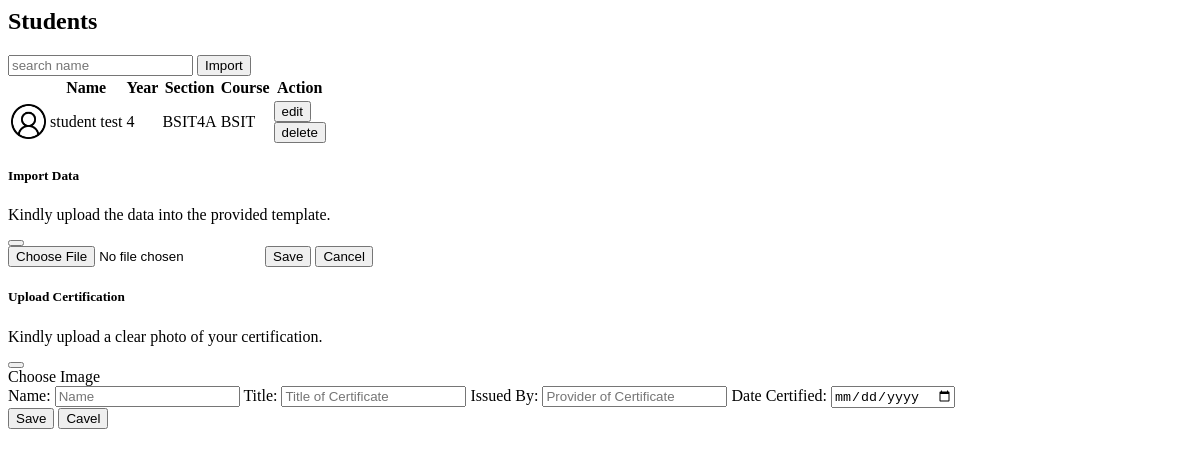
The app's page /superadmin/superadmin-students.php, older data.
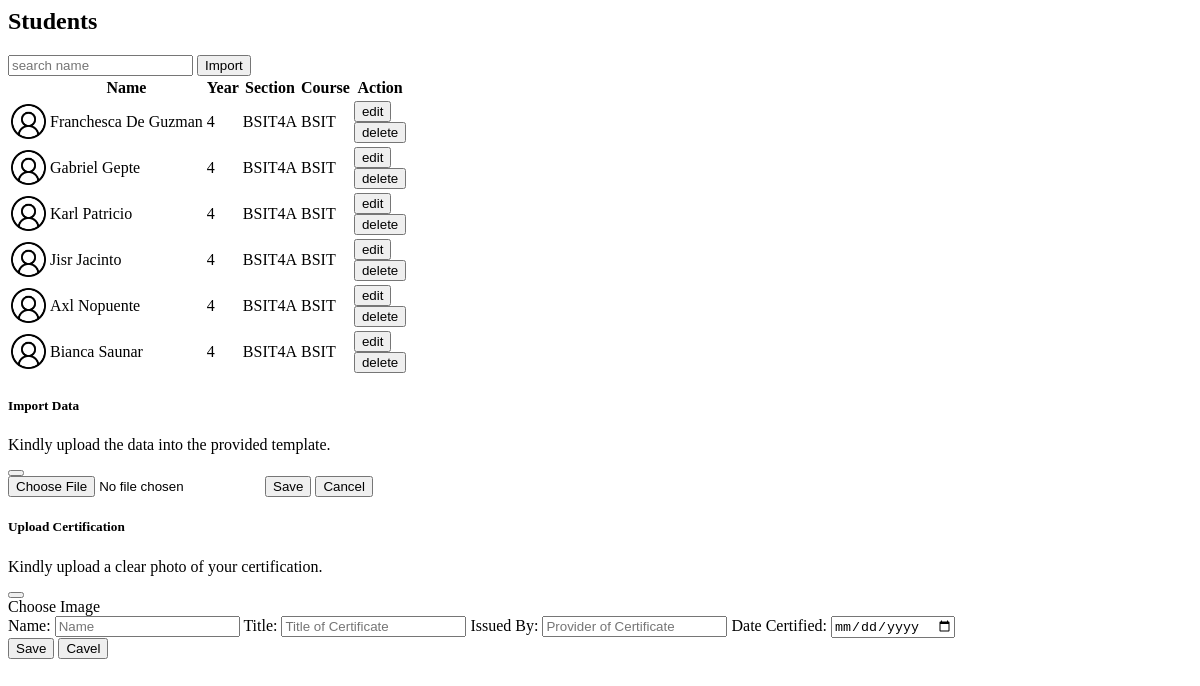
The same page, newer data.
### tables this page shows
CREATE TABLE `student` (
  `student_id` int(50) NOT NULL,
  `year_level` int(11) NOT NULL,
  `course` varchar(150) NOT NULL,
  `section` varchar(50) NOT NULL,
  `data` longtext NOT NULL CHECK (json_valid(`data`)),
  `user_id` int(11) NOT NULL
);

CREATE TABLE `users` (
  `user_id` int(11) NOT NULL,
  `username` varchar(50) NOT NULL,
  `password` varchar(150) NOT NULL,
  `firstname` varchar(150) NOT NULL,
  `lastname` varchar(150) NOT NULL,
  `email` varchar(150) NOT NULL,
  `phone` varchar(150) NOT NULL,
  `role` varchar(50) NOT NULL,
  `photo` longblob DEFAULT NULL
);

### shared/shared-functions.php (called while the page is built, shortened)
    <?php
function studentData(){
    $conn = connection();
    $sql = "SELECT s.user_id, s.student_id, s.year_level, s.course, s.section, u.firstname, u.lastname
    FROM
    student s
    LEFT JOIN
    users u on u.user_id = s.user_id";
    $result = $conn->query($sql);
    return $result;
}
?>

### superadmin/superadmin-students.php (the view, shortened to what this page needs)
<?php
include_once $_SERVER['DOCUMENT_ROOT'] . '/capstone2/shared/shared-functions.php';
?>
<main class="d-flex w-100">
  <section class="page-container w-100">
        <header class="page-title flex-start">
            <h2>Students</h2>
        </header>
        <section class="flex-center flex-wrap w-100">
            <input type="text" placeholder="search name" id="txtbx_search"  onkeyup="filterTable()" class="searchbox rounded-pill">
            <button class="rounded custom-btn" data-bs-toggle="modal" data-bs-target="#importstudent">Import</button>
        </section>
        <section class="flex-center">
            <table class="user-table" id="studentTable">
                <thead>
                    <tr>
                        <th></th>
                        <th>Name</th>
                        <th>Year</th>
                        <th>Section</th>
                        <th>Course</th>
                        <th>Action</th>
                    </tr>
                </thead>
                <tbody>
                    <?php
                    $studentList = studentData();
                    while($row = $studentList->fetch_assoc()){
                        ?>
                        <tr class="table-row" id="<?= $row['user_id']?>">
                        <td class="text-end">
                            <a href="./index.php?page=user&id=<?= $row['user_id']?>">
                                <img src="../assets/images/user.jpg" alt="" class="user-profile" width="35px">
                            </a>
                        </td>
                        <td><?= $row['firstname'] . ' '. $row['lastname']?></td>
                        <td><?= $row['year_level']?></td>
                        <td><?= $row['section']?></td>
                        <td><?= $row['course']?></td>
                        <td>
                            <div class="row">
                                <div class="col-6">
                                <a href="./index.php?page=user&id=<?= $row['user_id']?>">
                                    <button class="btn btn-warning">edit</button>
                                </a>
                                </div>
                                <div class="col-6">
                                    <button class="delete-user btn btn-danger" value="<?= $row['user_id']?>">delete</button>
                                </div>
                            </div>
                        </td>
                    </tr>
                        <?php
                    }
                    ?>
                </tbody>
            </table>
        </section>
    </section>
<?php
include '../shared/modals.php';
?>

Row changes from the older to the newer data that the page shows:
changed student: user.firstname "student" → "Franchesca"; user.lastname "test" → "De Guzman"
added student: user.firstname "Gabriel", user.lastname "Gepte", year_level "4", section "BSIT4A", course "BSIT"
added student: user.firstname "Karl", user.lastname "Patricio", year_level "4", section "BSIT4A", course "BSIT"
added student: user.firstname "Jisr", user.lastname "Jacinto", year_level "4", section "BSIT4A", course "BSIT"
added student: user.firstname "Axl", user.lastname "Nopuente", year_level "4", section "BSIT4A", course "BSIT"
added student: user.firstname "Bianca", user.lastname "Saunar", year_level "4", section "BSIT4A", course "BSIT"
